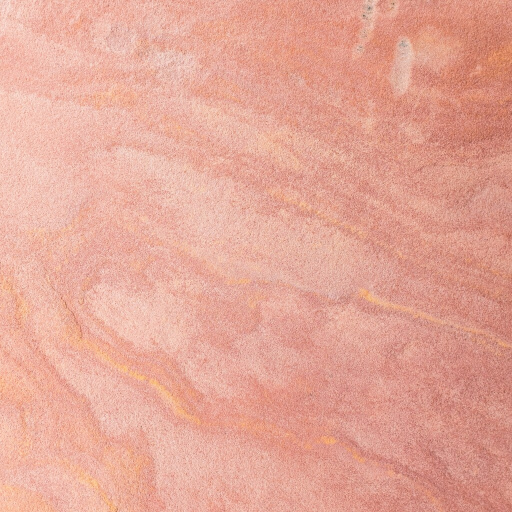
#> input picture crates/fixtures/images/1024.jpg, 1024 x 1024 px (shown at 1/2 size)
$ python -i embedding_transform.py   (imports and definitions only)
#> lines starting #> are read from the running program, lines starting #| are printed output that depends on the picture
"""
Image embedding generator using Amazon Titan Multimodal Embeddings G1 via AWS Bedrock.

This script reads an image (supports raster and SVG), encodes it in base64, and submits it
to the Titan embedding model via AWS Bedrock, returning a 1024D embedding.

Docs:
- Pricing: https://aws.amazon.com/ko/bedrock/pricing/
- Model reference: https://docs.aws.amazon.com/bedrock/latest/userguide/titan-multiemb-models.html

Image Constraints:
- Image formats: PNG, JPEG
- Input image size limit: 25 MB
- Image dimensions: min: 256 px, max: 4,096 px
- Max number of tokens in caption: 128
- Validation dataset size range: 8 - 50,000
- Caption length in characters: 0 - 2,560
- Maximum total pixels per image: 2048*2048*3
- Aspect ratio (w/h): min: 0.25, max: 4
"""

import base64
import requests
from io import BytesIO
from PIL import Image


def fit_image_for_titan_embed_image_v1(image_bytes: bytes) -> bytes:
    buffer = BytesIO(image_bytes)
    img_orig = Image.open(buffer)
    fmt = img_orig.format
    width, height = img_orig.size

    # early exit if image already meets Titan requirements
    if (
        fmt in ("PNG", "JPEG")
        and len(image_bytes) <= 25 * 1024 * 1024
        and 256 <= width <= 4096
        and 256 <= height <= 4096
        and 0.25 <= width / height <= 4
        and (width * height) <= 2048 * 2048
    ):
        return image_bytes

    buffer.seek(0)
    img = Image.open(buffer).convert("RGB")
    width, height = img.size
    aspect_ratio = width / height

    # Clamp aspect ratio
    if aspect_ratio < 0.25:
        new_width = int(height * 0.25)
        img = img.resize((new_width, height))
    elif aspect_ratio > 4:
        new_height = int(width / 4)
        img = img.resize((width, new_height))

    # Resize to fit within valid dimensions and max total pixels
    max_side = 4096
    min_side = 256
    max_pixels = 2048 * 2048 * 3

    width, height = img.size
    scale = min(max_side / max(width, height), 1)
    scale = min(scale, (max_pixels / (width * height * 3)) ** 0.5)
    new_width = max(int(width * scale), min_side)
    new_height = max(int(height * scale), min_side)
    img = img.resize((new_width, new_height))

    # Save as PNG in-memory
    buffer = BytesIO()
    img.save(buffer, format="PNG")
    optimized_bytes = buffer.getvalue()

    # Ensure under 25MB
    if len(optimized_bytes) > 25 * 1024 * 1024:
        raise ValueError("Optimized image exceeds 25MB")

    return optimized_bytes


def b64(image: str | bytes, mimetype):
    if isinstance(image, (bytes, bytearray)):
        image_bytes = image
    elif image.startswith("http://") or image.startswith("https://"):
        image_bytes = requests.get(image, stream=True).content
    else:
        with open(image, "rb") as f:
            image_bytes = f.read()

    if mimetype == "image/svg+xml":
        import cairosvg
        image_bytes = cairosvg.svg2png(bytestring=image_bytes)

    image_bytes = fit_image_for_titan_embed_image_v1(image_bytes)
    return base64.b64encode(image_bytes).decode("utf-8")

>>> import cv2
>>> picture = cv2.imread('../../../crates/fixtures/images/1024.jpg', cv2.IMREAD_GRAYSCALE)
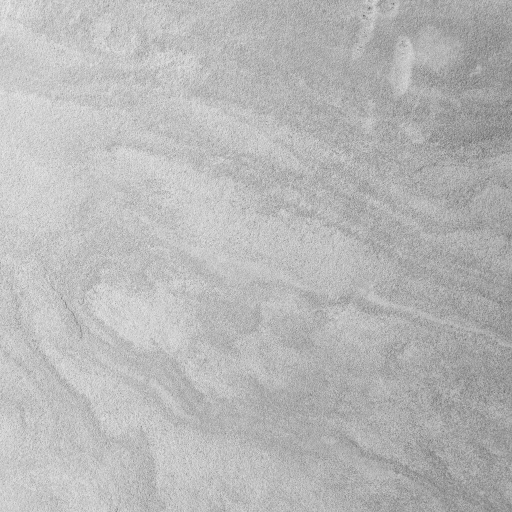
#> picture: shape (1024, 1024) (shown at 1/2 size); min 77, max 246, mean 183.8
#> (the run stopped early here; a loop or call above may not have finished)
